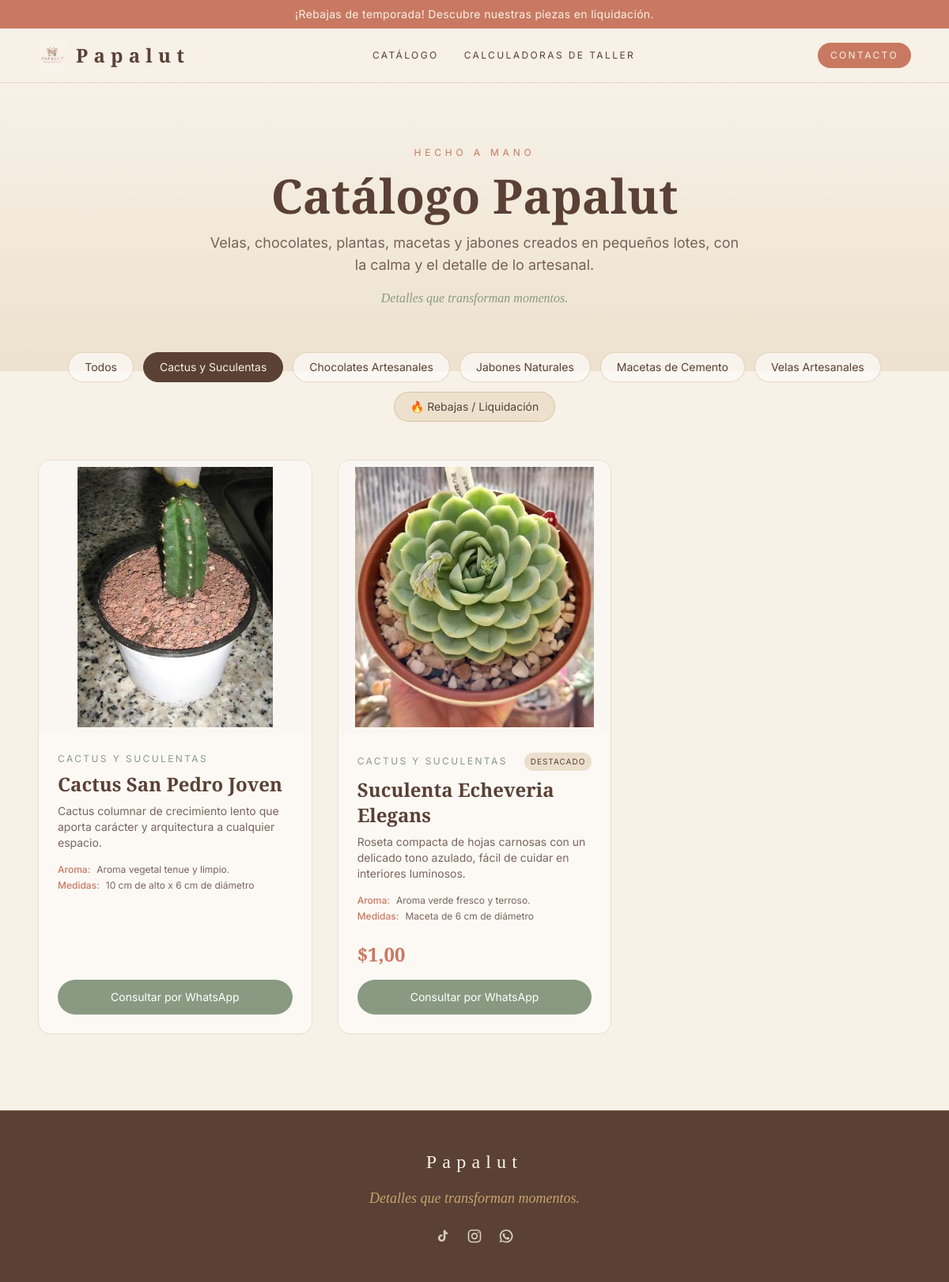
/?categoria=plantas, run on the app's committed database.
### catalogo/models.py (models this page shows, shortened)
class ConfiguracionSitio(models.Model):
    nombre_tienda = models.CharField(max_length=100, default="Papalut")
    url_publica_sitio = models.URLField(
        blank=True,
        verbose_name="URL pública del sitio",
        help_text="Dominio usado en los códigos QR de las fichas (ej. "
                  "https://papalut.com). Si se deja vacío se usa el host actual.",
    )
    hero_subtitulo_superior = models.CharField(
        max_length=100,
        default="HECHO A MANO",
        verbose_name="Texto superior pequeño (Kicker)",
    )
    hero_titulo = models.CharField(
        max_length=150,
        default="Catálogo Papalut",
        verbose_name="Título principal del catálogo",
    )
    hero_descripcion = models.TextField(
        default=(
            "Velas, chocolates, plantas, macetas y jabones creados en pequeños "
            "lotes, con la calma y el detalle de lo artesanal."
        ),
        verbose_name="Párrafo descriptivo principal",
    )
    eslogan_marca = models.CharField(
        max_length=200,
        default="Aromas que transforman espacios.",
        verbose_name="Eslogan de la marca (Hero y Footer)",
    )
    numero_whatsapp = models.CharField(
        max_length=20,
        default="50300000000",
        help_text="Número con código de país sin espacios ni +",
    )
    mensaje_whatsapp_general = models.CharField(
        max_length=255,
        default="Hola Papalut, me gustaría consultar sobre sus productos.",
        help_text="Mensaje al hacer clic en el botón de contacto del header",
    )
    mostrar_banner_anuncio = models.BooleanField(
        default=False, verbose_name="¿Mostrar barra superior de anuncio?"
    )
    texto_banner_anuncio = models.CharField(
        max_length=200,
        blank=True,
        default="¡Rebajas de temporada! Descubre nuestras piezas en liquidación.",
    )
    enlace_banner_anuncio = models.CharField(
        max_length=100,
        blank=True,
        default="?promociones=1",
        help_text="Enlace al hacer clic en el banner",
    )
    class Meta:
        verbose_name = 'configuración del sitio'
        verbose_name_plural = 'configuración del sitio'
    @classmethod
    def get_solo(cls):
        obj, _ = cls.objects.get_or_create(pk=1)
        return obj
    def whatsapp_url(self, mensaje):
        return f'https://wa.me/{self.numero_whatsapp}?text={quote(mensaje)}'

class Categoria(models.Model):
    class Tipo(models.TextChoices):
        VELAS = 'velas', 'Velas'
        CHOCOLATES = 'chocolates', 'Chocolates'
        PLANTAS = 'plantas', 'Plantas'
        MACETAS = 'macetas', 'Macetas'
        JABONES = 'jabones', 'Jabones'
    nombre = models.CharField(max_length=100)
    slug = models.SlugField(max_length=120, unique=True)
    tipo = models.CharField(max_length=20, choices=Tipo.choices)
    descripcion = models.TextField(blank=True)
    class Meta:
        ordering = ['nombre']
        verbose_name = 'categoría'
        verbose_name_plural = 'categorías'

class Producto(models.Model):
    categoria = models.ForeignKey(
        Categoria,
        on_delete=models.CASCADE,
        related_name='productos',
    )
    nombre = models.CharField(max_length=150)
    slug = models.SlugField(max_length=180, unique=True)
    descripcion = models.TextField(blank=True)
    notas_olfativas = models.CharField(max_length=255, blank=True)
    dimensiones = models.CharField(max_length=100, blank=True)
    imagen = models.ImageField(upload_to='productos/', blank=True, null=True)
    destacado = models.BooleanField(default=False)
    activo = models.BooleanField(default=True)
    precio_unitario = models.DecimalField(
        max_digits=10, decimal_places=2, null=True, blank=True
    )
    precio_docena = models.DecimalField(
        max_digits=10, decimal_places=2, null=True, blank=True
    )
    precio_mayoreo = models.DecimalField(
        max_digits=10, decimal_places=2, null=True, blank=True
    )
    mostrar_precio_mayoreo = models.BooleanField(
        default=True, verbose_name="¿Mostrar precio mayorista?"
    )
    en_promocion = models.BooleanField(
        default=False, verbose_name="¿En promoción / liquidación?"
    )
    precio_oferta = models.DecimalField(
        max_digits=10, decimal_places=2, null=True, blank=True,
        verbose_name="Precio de oferta",
    )
    class Meta:
        ordering = ['nombre']
    def _whatsapp_url(self, mensaje):
        return ConfiguracionSitio.get_solo().whatsapp_url(mensaje)
    @property
    def whatsapp_url(self):
        return self._whatsapp_url(f'Hola Papalut, me interesa el producto "{self.nombre}".')

class RedSocial(models.Model):
    class Plataforma(models.TextChoices):
        INSTAGRAM = 'instagram', 'Instagram'
        TIKTOK = 'tiktok', 'TikTok'
        FACEBOOK = 'facebook', 'Facebook'
        WHATSAPP = 'whatsapp', 'WhatsApp'
        OTRO = 'otro', 'Otro'
    nombre = models.CharField(max_length=50)
    plataforma = models.CharField(max_length=20, choices=Plataforma.choices)
    url = models.URLField(help_text="Enlace completo a tu perfil")
    activo = models.BooleanField(default=True)
    orden = models.PositiveIntegerField(default=0)
    class Meta:
        ordering = ['orden', 'id']
        verbose_name = 'red social'
        verbose_name_plural = 'redes sociales'

### catalogo/views.py (the view)
# urls.py: path('', views.inicio, name='inicio'),
def inicio(request):
    categorias = Categoria.objects.filter(productos__activo=True).distinct()
    categoria_slug = request.GET.get('categoria')
    categoria_seleccionada = None
    promociones = request.GET.get('promociones') == '1'
    productos = Producto.objects.filter(activo=True).select_related('categoria')
    if categoria_slug:
        categoria_seleccionada = categorias.filter(slug=categoria_slug).first()
        if categoria_seleccionada:
            productos = productos.filter(categoria=categoria_seleccionada)
    if promociones:
        productos = productos.filter(en_promocion=True)
    context = {
        'categorias': categorias,
        'productos': productos,
        'categoria_seleccionada': categoria_seleccionada,
        'promociones': promociones,
    }
    return render(request, 'catalogo/inicio.html', context)

### catalogo/context_processors.py (called while the page is built)
def _logo():
    for extension in LOGO_EXTENSIONS:
        name = f'images/logo.{extension}'
        if finders.find(name):
            return name
    return None

def papalut(request):
    try:
        configuracion = ConfiguracionSitio.get_solo()
        redes_sociales = list(RedSocial.objects.filter(activo=True))
    except (OperationalError, ProgrammingError):
        configuracion = ConfiguracionSitio()
        redes_sociales = []
    return {
        'configuracion': configuracion,
        'redes_sociales': redes_sociales,
        'site_logo': _logo(),
    }

### templates/catalogo/inicio.html (shortened to what this page needs)
{% extends 'base.html' %}
{% block content %}
<section
  class="relative overflow-hidden bg-gradient-to-b from-papalut-bg to-papalut-mustard/20"
>
  <div class="max-w-6xl mx-auto px-6 py-20 text-center">
    <p class="uppercase tracking-[0.4em] text-xs text-papalut-terracota mb-4">
      {{ configuracion.hero_subtitulo_superior }}
    </p>
    <h1 class="font-serif text-5xl md:text-6xl font-semibold mb-4">
      {{ configuracion.hero_titulo }}
    </h1>
    <p class="max-w-2xl mx-auto text-lg opacity-80">
      {{ configuracion.hero_descripcion }}
    </p>
    <p class="mt-4 font-serif italic text-papalut-salvia">
      {{ configuracion.eslogan_marca }}
    </p>
  </div>
</section>
<section class="relative z-10 max-w-6xl mx-auto px-6">
  <div class="flex flex-wrap gap-3 justify-center -mt-6">
    <a
      href="{% url 'inicio' %}"
      class="inline-flex items-center justify-center px-5 py-2 rounded-full text-sm border transition {% if not categoria_seleccionada %}bg-papalut-earth text-papalut-bg border-papalut-earth{% else %}bg-white/60 border-papalut-mustard/40 hover:border-papalut-terracota hover:text-papalut-terracota{% endif %}"
    >
      Todos
    </a>
    {% for c in categorias %}
    <a
      href="?categoria={{ c.slug }}"
      class="inline-flex items-center justify-center px-5 py-2 rounded-full text-sm border transition {% if categoria_seleccionada == c %}bg-papalut-earth text-papalut-bg border-papalut-earth{% else %}bg-white/60 border-papalut-mustard/40 hover:border-papalut-terracota hover:text-papalut-terracota{% endif %}"
    >
      {{ c.nombre }}
    </a>
    {% endfor %}
    <a
      href="?promociones=1"
      class="inline-flex items-center justify-center px-5 py-2 rounded-full text-sm border transition {% if promociones %}bg-papalut-terracota text-papalut-bg border-papalut-terracota{% else %}bg-papalut-mustard/20 border-papalut-mustard/50 hover:border-papalut-terracota hover:text-papalut-terracota{% endif %}"
    >
      🔥 Rebajas / Liquidación
    </a>
  </div>
  <div class="grid gap-8 sm:grid-cols-2 lg:grid-cols-3 mt-12">
    {% for p in productos %}
    <article
      class="group relative flex flex-col bg-white/60 rounded-2xl border border-papalut-mustard/30 overflow-hidden hover:shadow-lg hover:-translate-y-1 transition"
    >
      <a
        href="{% url 'detalle_producto' p.slug %}"
        class="aspect-square bg-[#FAF7F2] flex items-center justify-center overflow-hidden"
      >
        {% if p.imagen %}
        <img
          src="{{ p.imagen.url }}"
          alt="{{ p.nombre }}"
          class="w-full h-full object-contain p-2 group-hover:scale-105 transition duration-500"
        />
        {% else %}
        <span class="font-serif text-6xl text-papalut-terracota/60"
          >{{ p.nombre|first }}</span
        >
        {% endif %}
      </a>
      <div class="flex flex-col flex-1 p-6">
        <div class="flex items-center justify-between mb-2">
          <span class="text-xs uppercase tracking-[0.2em] text-papalut-salvia"
            >{{ p.categoria.nombre }}</span
          >
          {% if p.destacado %}
          <span
            class="text-[10px] uppercase tracking-widest bg-papalut-mustard/30 text-papalut-earth px-2 py-1 rounded-full"
            >Destacado</span
          >
          {% endif %}
        </div>
        <h2 class="font-serif text-2xl font-semibold mb-2">
          <a
            href="{% url 'detalle_producto' p.slug %}"
            class="hover:text-papalut-terracota transition"
            >{{ p.nombre }}</a
          >
        </h2>
        <p class="text-sm opacity-80 mb-4">{{ p.descripcion }}</p>
        <dl class="text-xs space-y-1 mb-6">
          {% if p.notas_olfativas %}
          <div class="flex gap-2">
            <dt class="font-medium text-papalut-terracota">Aroma:</dt>
            <dd class="opacity-80">{{ p.notas_olfativas }}</dd>
          </div>
          {% endif %} {% if p.dimensiones %}
          <div class="flex gap-2">
            <dt class="font-medium text-papalut-terracota">Medidas:</dt>
            <dd class="opacity-80">{{ p.dimensiones }}</dd>
          </div>
          {% endif %}
        </dl>
        {% if p.precio_oferta or p.precio_unitario %}
        <p class="mb-4 font-serif text-2xl font-semibold text-papalut-terracota">
          {% if p.precio_oferta %}${{ p.precio_oferta }}{% else %}${{ p.precio_unitario }}{% endif %}
        </p>
        {% endif %}
        <a
          href="{{ p.whatsapp_url }}"
          target="_blank"
          rel="noopener"
          class="mt-auto inline-flex items-center justify-center gap-2 bg-papalut-salvia text-white text-sm px-4 py-3 rounded-full hover:bg-papalut-earth transition"
        >
          Consultar por WhatsApp
        </a>
      </div>
    </article>
    {% empty %}
    <p class="col-span-full text-center py-16 opacity-60">
      Aún no hay productos disponibles en esta categoría.
    </p>
    {% endfor %}
  </div>
</section>
{% endblock %}

### templates/base.html (shortened to what this page needs)
{% load static %}
<!DOCTYPE html>
<html lang="es">
<head>
  <script src="https://cdn.tailwindcss.com"></script>
</head>
<body class="bg-papalut-bg text-papalut-earth font-sans antialiased min-h-screen flex flex-col">
  {% if configuracion.mostrar_banner_anuncio %}
    <a href="{{ configuracion.enlace_banner_anuncio }}"
       class="block bg-papalut-terracota text-papalut-bg text-center text-sm tracking-wide px-4 py-2 hover:bg-papalut-earth transition">
      {{ configuracion.texto_banner_anuncio }}
    </a>
  {% endif %}
  <header class="sticky top-0 z-50 bg-papalut-bg/90 backdrop-blur border-b border-papalut-mustard/30">
    <nav class="max-w-6xl mx-auto flex items-center justify-between gap-4 px-6 py-4">
      <a href="{% url 'inicio' %}" class="flex items-center gap-3">
        {% if site_logo %}
          <img src="{% static site_logo %}" alt="{{ configuracion.nombre_tienda }}" class="h-9 w-auto object-contain">
        {% endif %}
        <span class="font-serif text-2xl tracking-[0.3em] font-semibold">{{ configuracion.nombre_tienda }}</span>
      </a>
      <div class="hidden md:flex items-center gap-8 text-xs uppercase tracking-[0.2em]">
        <a href="{% url 'inicio' %}" class="hover:text-papalut-terracota transition">Catálogo</a>
        <a href="{% url 'calculadoras' %}" class="hover:text-papalut-terracota transition">Calculadoras de Taller</a>
      </div>
      <a href="https://wa.me/{{ configuracion.numero_whatsapp }}?text={{ configuracion.mensaje_whatsapp_general|urlencode }}" target="_blank" rel="noopener"
         class="bg-papalut-terracota text-papalut-bg text-xs uppercase tracking-[0.2em] px-4 py-2 rounded-full hover:bg-papalut-earth transition">
        Contacto
      </a>
    </nav>
  </header>
  <main class="flex-1">
    {% block content %}{% endblock %}
  </main>
  <footer class="mt-24 border-t border-papalut-mustard/30 bg-papalut-earth text-papalut-bg">
    <div class="max-w-6xl mx-auto px-6 py-12 flex flex-col items-center gap-4 text-center">
      <span class="font-serif text-2xl tracking-[0.3em]">{{ configuracion.nombre_tienda }}</span>
      <p class="font-serif italic text-lg text-papalut-mustard">{{ configuracion.eslogan_marca }}</p>
      {% if redes_sociales %}
        <div class="flex items-center gap-5 mt-2">
          {% for red in redes_sociales %}
            <a href="{{ red.url }}" target="_blank" rel="noopener" title="{{ red.nombre }}"
               aria-label="{{ red.nombre }}" class="text-papalut-bg/80 hover:text-papalut-mustard transition">
              {% if red.plataforma == 'instagram' %}
                <svg viewBox="0 0 24 24" fill="none" stroke="currentColor" stroke-width="2" class="w-5 h-5"><rect x="3" y="3" width="18" height="18" rx="5"/><circle cx="12" cy="12" r="4"/><circle cx="17.5" cy="6.5" r="1" fill="currentColor" stroke="none"/></svg>
              {% elif red.plataforma == 'facebook' %}
                <svg viewBox="0 0 24 24" fill="currentColor" class="w-5 h-5"><path d="M13.5 21v-7h2.4l.4-3h-2.8V9.2c0-.9.3-1.5 1.6-1.5h1.3V5.1C16.6 5 15.6 5 14.5 5 12.2 5 10.6 6.4 10.6 9v2H8.2v3h2.4v7h2.9z"/></svg>
              {% elif red.plataforma == 'tiktok' %}
                <svg viewBox="0 0 24 24" fill="currentColor" class="w-5 h-5"><path d="M16 3c.3 2.1 1.5 3.6 3.6 3.9v2.5c-1.3.1-2.5-.3-3.6-1v6.1c0 3.4-2.4 5.9-5.7 5.9A5.6 5.6 0 0 1 4.7 15c0-3 2.3-5.4 5.6-5.4.3 0 .6 0 .9.1v2.7a2.7 2.7 0 0 0-.9-.2 2.6 2.6 0 0 0 0 5.2c1.5 0 2.6-1.1 2.6-2.8V3H16z"/></svg>
              {% elif red.plataforma == 'whatsapp' %}
                <svg viewBox="0 0 24 24" fill="currentColor" class="w-5 h-5"><path d="M12 2a10 10 0 0 0-8.6 15l-1.3 4.6 4.7-1.2A10 10 0 1 0 12 2zm0 18a8 8 0 0 1-4.1-1.1l-.3-.2-2.8.7.8-2.7-.2-.3A8 8 0 1 1 12 20zm4.4-5.9c-.2-.1-1.4-.7-1.6-.8-.2-.1-.4-.1-.6.1s-.6.8-.8 1c-.1.1-.3.2-.5.1a6.5 6.5 0 0 1-3.2-2.8c-.1-.2 0-.4.1-.5l.5-.6c.1-.2.1-.3 0-.5l-.8-1.8c-.2-.4-.4-.4-.6-.4h-.5c-.2 0-.5.1-.7.3-.2.3-.9.9-.9 2.1s.9 2.4 1 2.6c.1.2 1.8 2.8 4.4 3.9 1.6.7 2.2.7 3 .6.5-.1 1.4-.6 1.6-1.1.2-.6.2-1 .1-1.1z"/></svg>
              {% else %}
                <svg viewBox="0 0 24 24" fill="none" stroke="currentColor" stroke-width="2" class="w-5 h-5"><circle cx="12" cy="12" r="9"/><path d="M3 12h18M12 3c2.5 2.5 2.5 15 0 18M12 3c-2.5 2.5-2.5 15 0 18"/></svg>
              {% endif %}
            </a>
          {% endfor %}
        </div>
      {% endif %}
    </div>
  </footer>
</body>
</html>

### data on the page
ConfiguracionSitio: texto_banner_anuncio "¡Rebajas de temporada! Descubre nuestras piezas en liquidación.", nombre_tienda "Papalut", hero_subtitulo_superior "HECHO A MANO", hero_titulo "Catálogo Papalut", hero_descripcion "Velas, chocolates, plantas, macetas y jabones creados en pequeños lotes, con la calma y el detalle de lo artesanal.", eslogan_marca "Detalles que transforman momentos."
Categoria: nombre "Cactus y Suculentas"
Categoria: nombre "Chocolates Artesanales"
Categoria: nombre "Jabones Naturales"
Categoria: nombre "Macetas de Cemento"
Categoria: nombre "Velas Artesanales"
Producto: imagen (picture), categoria.nombre "CACTUS Y SUCULENTAS", nombre "Cactus San Pedro Joven", descripcion "Cactus columnar de crecimiento lento que aporta carácter y arquitectura a cualquier espacio.", notas_olfativas "Aroma vegetal tenue y limpio.", dimensiones "10 cm de alto x 6 cm de diámetro"
Producto: imagen (picture), categoria.nombre "CACTUS Y SUCULENTAS", destacado "DESTACADO", nombre "Suculenta Echeveria Elegans", descripcion "Roseta compacta de hojas carnosas con un delicado tono azulado, fácil de cuidar en interiores luminosos.", notas_olfativas "Aroma verde fresco y terroso.", dimensiones "Maceta de 6 cm de diámetro", precio_unitario "1,00"
RedSocial: plataforma "tiktok" (drawn)
RedSocial: plataforma "instagram" (drawn)
RedSocial: plataforma "whatsapp" (drawn)
